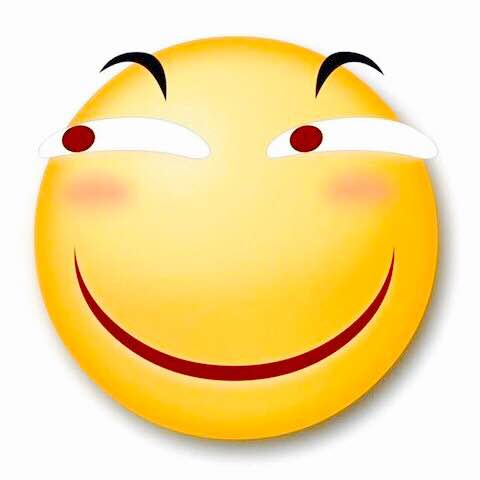
#> input picture 0000-img/huaji.jpg, 480 x 480 px
$ python imgaddnum.py
#> lines starting #> are read from the running program, lines starting #| are printed output that depends on the picture
from PIL import Image,ImageFont,ImageDraw
import random

def imgaddnum(im):
    w,h=im.size
    font=ImageFont.truetype('Arial.ttf',100)
    draw=ImageDraw.Draw(im)
    draw.text((w-80,0),'4',font=font,fill=(255,0,0))
    draw.ellipse((0,0,100,100),fill=(255,0,0))
    draw.arc((100,100,200,200),0,180,fill=(255,0,0))
    im.save('test.jpg','jpeg')

if __name__ == '__main__':
    im = Image.open('huaji.jpg')
#> im is the input picture: PIL image 480x480 RGB; mean R, G, B 245.8, 221.4, 156.9
    imgaddnum(im)
#> in imgaddnum, `im.save('test.jpg','jpeg')`:
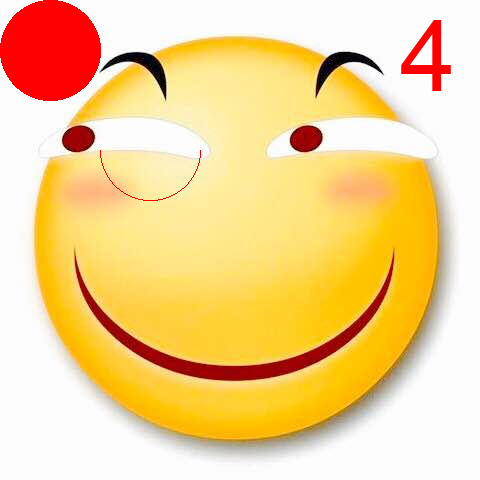
#> saved as test.jpg: PIL image 480x480 RGB; mean R, G, B 245.9, 211, 146.6
